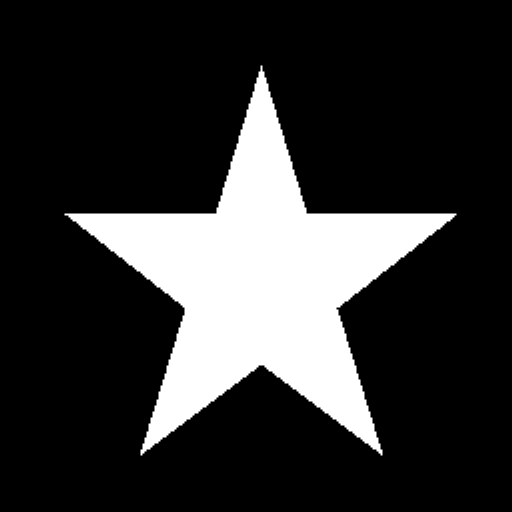
#> input picture image/512test1star.bmp, 512 x 512 px, found by its file name
$ python vision1.py
#> lines starting #> are read from the running program, lines starting #| are printed output that depends on the picture
import cv2
import numpy as np

# 이미지 불러오기
img_1 = cv2.imread("D:\\kmu_vision\\image\\512test1star.bmp")
#> img_1 is the input picture: shape (512, 512, 3); min 0, max 255, mean 49.5
img_2 = cv2.imread("D:\\kmu_vision\\image\\butterfly.bmp")
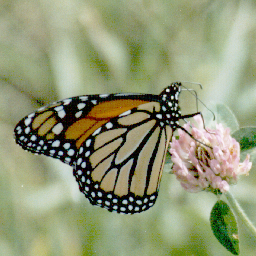
#> input picture image/butterfly.bmp, 256 x 256 px, found by its file name
#> img_2 is the input picture: shape (256, 256, 3); mean B, G, R 117.8, 151.9, 145.3
img_3 = cv2.imread("D:\\kmu_vision\\image\\camera.bmp")
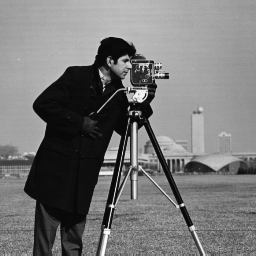
#> input picture image/camera.bmp, 256 x 256 px, found by its file name
#> img_3 is the input picture: shape (256, 256, 3); min 7, max 253, mean 118.7

# 이미지 출력
cv2.imshow('Image1',img_1) # 앞에 이미지 이름을 넣어 주지 않으면 실행 안됨
cv2.imshow('Image2',img_2)
cv2.imshow('Image3',img_3)
cv2.waitKey() # 키입력 대기 함수 (사용하지 않을 경우, 윈도우 창이 유지되지 않고 프로그램이 종료 됨)
cv2.destroyAllWindows() # 키 입력시 모든 윈도우 창 제거

# 픽셀값 확인
print(np.shape(img_1)) # open cv에서 다루는 영상은 numpy가 제공하는 다양한 기능(함수) 사용가능
#| (512, 512, 3)
print(np.shape(img_2))
#| (256, 256, 3)
print(np.shape(img_3))
#| (256, 256, 3)
print(img_1[0,0,0], img_1[0,0,1], img_1[0,0,2]) # (0,0) 화소 조사
#| 0 0 0

# 사이즈 확인
print(img_1.size) # 512 * 512 * 3 = 786432 , 786432로 출력 됨
#| 786432
print(img_2.size) # 512 * 512 * 3 = 786432 , 786432로 출력 됨
#| 196608
print(img_3.size) # 512 * 512 * 3 = 786432 , 786432로 출력 됨
#| 196608

gray2 = cv2.cvtColor(img_2, cv2.COLOR_BGR2GRAY) # 명암 영상으로 변환
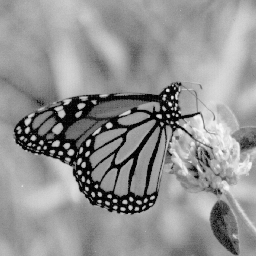
#> gray2: shape (256, 256); min 0, max 251, mean 146.1
print(np.shape(gray2)) # 2차원 배열
#| (256, 256)
gray2_small = cv2.resize(gray2, dsize=(0,0), fx = 0.5, fy = 0.5) # 반으로 축소
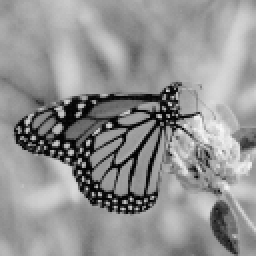
#> gray2_small: shape (128, 128) (shown 2 times larger); min 1, max 249, mean 146.2
cv2.imshow('grayimage2',gray2)
cv2.imshow('gray_small image', gray2_small)
cv2.waitKey()
cv2.destroyAllWindows()


cv2.rectangle(img_2, (100,100), (200,200), (0,0,255),2)
# cv2.putText(img,)
cv2.putText(img_2, 'hello', (100,90),cv2.FONT_HERSHEY_SIMPLEX,1,(255,0,0),2)
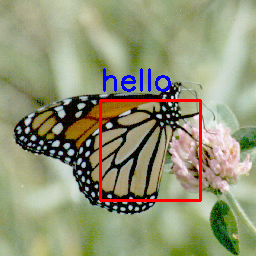
#> img_2: shape (256, 256, 3); mean B, G, R 117.4, 148.5, 146.5
cv2.imshow('test1',img_2)
cv2.waitKey()
cv2.destroyAllWindows()
print('hello')
